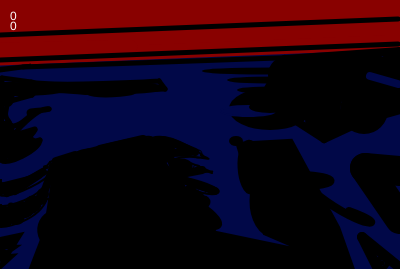
Frame 1 (no input)
Frame 60 (no input): identical to frame 1, image omitted
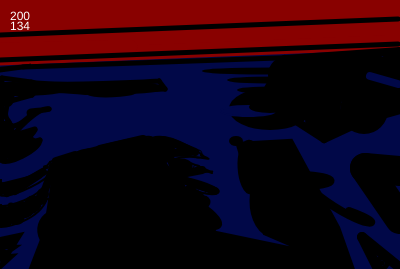
Frame 120 (the mouse pressed at the canvas centre since frame 60)

The p5.js sketch that drew these frames (run headless with seeded random() and noise() and a simulated clock; from frame 60 on, the mouse is pressed at the canvas centre):

// p5.js sketch
// ── sketch.js
function setup() {
  //angleMode(DEGREES)
}

function draw() {
  createCanvas(400, 269)
    background (1, 8, 72)
    noStroke()
    fill(137, 1, 0)
    rect(0,0,width,50)

    //red rectangle and black lines
 stroke(137, 1, 0)
 strokeWeight(15)
 line (-1, 58, 398, 42)
 line (-1, 50, 130, 47)
 stroke(0)
 strokeWeight(5)
 line (-2, 35, 398, 19)
 line (-2, 60, 398, 44)

 //black shape
 fill(0)
 strokeWeight(4.5)
 triangle(31,66,-50,77,1,69)

 fill(0)
arc(58,230,37,37,101,100)
ellipse(1,255,12,9)
  beginShape()
  vertex(55,170)
  vertex(150,144)
  vertex(215,233)
  vertex(311,253)
  vertex(265,233)
  vertex(238,144)
  vertex(291,141)
  vertex(338,228)
  vertex(355,276)
  vertex(40,267)
    endShape(CLOSE)

fill(0)
triangle(41,243,31,269,50,266)
beginShape()
vertex(0,267)
vertex(12,256)
vertex(1,257)
vertex(15,247)
vertex(1,247)
vertex(1,239)
vertex(20,235)
endShape(CLOSE)

stroke(0)
strokeWeight(5)
curve(150,260,170,192,212,228,-1,200)

stroke(0)
rotate(QUARTER_PI/-15)
ellipse(241,180, 20,50)
resetMatrix()
ellipse(272,201,40,66)
stroke(300)
beginShape()

endShape(CLOSE)
noFill()
stroke(0)
curve(8,100,1,160,40,140,4,99)
line(27,143,40,140)
curve(80,100,25,143,35,130,50,99)
line(35,129,15,135)
curve(80,150,49,109,15,135,80,99)
curve(80,150,30,115,49,109,80,99)
curve(20,50,9,122,30,115,20,99)
curve(2,80,7,102,9,122,50,150)
line(7,102,32,95)
curve(2,80,87,92,32,95,50,150)
curve(2,80,132,90,87,92,50,50)
line(132,90,165,89)
line(165,89,159,81)
curve(2,80,159,81,31,82,50,50)
line(2,78,31,82)
line(2,78,1,160)
//FILL SHAPE
fill(0)
  ellipse(13,145,25,25)
  ellipse(3,156,5,5)
  ellipse(30,144,10,10)
  ellipse(7,128,10)
  ellipse(13,89,100,9)
  ellipse(112,88,100,7)
  ellipse(26,135,5)
  ellipse(7,97,10,15)
  ellipse(236,141,9,5)
  line(23,67,362,55)

strokeWeight(2)

noFill()
curve(80,100,1,180,50,162,50,99)
curve(2,200,50,162,152,138,50,200)
curve(80,200,152,138,201,155,80,99)
curve(80,200,175,159,201,155,50,99)
curve(80,150,175,159,205,170,50,99)
curve(80,200,211,172,182,177,900,100)
beginShape()
curve(80,100,192,188,182,177,-200,99)
curve(80,150,185,207,192,188,1,99)
line(47,199,185,207)
curve(2,200,1,227,47,199,50,99)
line(1,227,1,205)
curve(2,80,47,177,1,205,50,150)
curve(2,150,0,195,47,177,50,150)
line(0,195,1,180)

//fill 2nd shape
fill(0)
  ellipse(3,215,25,15)
  ellipse(4,221,5,10)
  ellipse(23,210,20,15)
  ellipse(16,219,15,10)
  ellipse(8,223,5)
  ellipse(11,206,5)
  ellipse(33,204,15)
  ellipse(43,194,10)
  ellipse(41,199,10)
  ellipse(33,210,5)
  triangle(0,184,0,195,48,172)
  ellipse(46,167,4,2)
  ellipse(278,71,150,5)
  ellipse(278,80,100,5)
  ellipse(278,90,80,5)
  
  ellipse(270,109,80,40)
  ellipse()
  ellipse()
  fill(1, 8, 72)
  stroke(1, 8, 72)
  ellipse(248,111,55,10)
  stroke(0)
  fill(0)
  ellipse(270,107,40,10)
  ellipse(96,154,40,10)
strokeWeight(8)
  line(7,193,43,172)
  line(53,166,149,141)
  line(56,161,75,155)
  line(100,149,143,139)
  line(45,190,52,170)
  line(15,191,39,175)
  ellipse(366,82,60,50)
  ellipse(324,119,30)
  ellipse(364,110,40)
  ellipse(287,75,30)
  ellipse(341,59,5)
  ellipse(342,124,5)
  ellipse(390,108,5)
  ellipse(161,150,20)
  line(195,152,171,142)
  line(191,152,173,153)
  ellipse(181,166,15,7)
  ellipse(198,154,1)
  ellipse(197,169,1)
  ellipse(198,198,5)
  ellipse(204,202,5)
  line(168,152,187,202)
  line(215,191,180,179)
  ellipse(190,191,5)
  ellipse(202,190,1)
  line(202,170,166,177)
  line(262,99,324,139)
  square(287,60,50,25,5,)
  square(375,55,50,25)
  line(324,139,365,120)
  line(365,120,400,110)
  line(400,110,400,51)
  line(400,51,285,59)
  line(285,59,262,99)
  fill(1, 8, 72)
  stroke(1, 8, 72)
  line(398,84,370,76)
  fill(0)
  stroke(0)

  curve(80,5,319,196,349,211,50,99)
  curve(2,200,309,186,281,175,90,200)
    strokeWeight(30)
    line(400,171,365,168)
  line(400,219,365,168)

  strokeWeight(10)
line(378,269,362,237)
line(399,267,362,237)
ellipse(382,263,5)
//mouse location

fill(300);
noStroke();
text(mouseX, 10 , 20);
text(mouseY, 10, 30)
}
